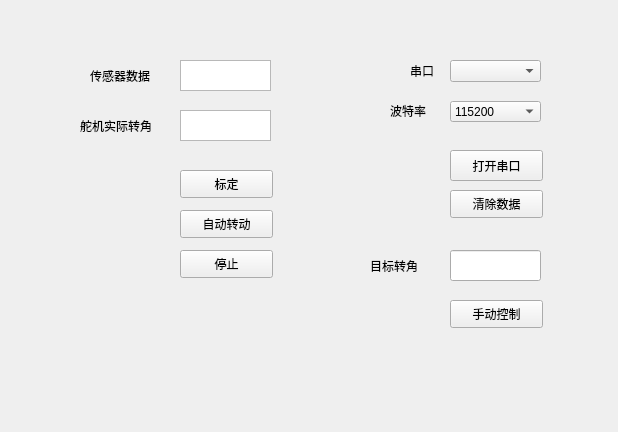
<?xml version="1.0" encoding="UTF-8"?>
<ui version="4.0">
 <class>Form</class>
 <widget class="QWidget" name="Form">
  <property name="geometry">
   <rect>
    <x>0</x>
    <y>0</y>
    <width>618</width>
    <height>432</height>
   </rect>
  </property>
  <property name="windowTitle">
   <string>舵机控制</string>
  </property>
  <property name="windowIcon">
   <iconset>
    <normaloff>hust.ico</normaloff>hust.ico</iconset>
  </property>
  <widget class="QPushButton" name="pushButton_2">
   <property name="geometry">
    <rect>
     <x>450</x>
     <y>300</y>
     <width>93</width>
     <height>28</height>
    </rect>
   </property>
   <property name="text">
    <string>手动控制</string>
   </property>
  </widget>
  <widget class="QLabel" name="label">
   <property name="geometry">
    <rect>
     <x>370</x>
     <y>250</y>
     <width>72</width>
     <height>31</height>
    </rect>
   </property>
   <property name="text">
    <string>目标转角</string>
   </property>
  </widget>
  <widget class="QLabel" name="label_2">
   <property name="geometry">
    <rect>
     <x>90</x>
     <y>60</y>
     <width>81</width>
     <height>31</height>
    </rect>
   </property>
   <property name="text">
    <string>传感器数据</string>
   </property>
  </widget>
  <widget class="QLineEdit" name="lineEdit">
   <property name="geometry">
    <rect>
     <x>450</x>
     <y>250</y>
     <width>91</width>
     <height>31</height>
    </rect>
   </property>
  </widget>
  <widget class="QComboBox" name="comboBox">
   <property name="geometry">
    <rect>
     <x>450</x>
     <y>60</y>
     <width>91</width>
     <height>22</height>
    </rect>
   </property>
  </widget>
  <widget class="QComboBox" name="comboBox_2">
   <property name="geometry">
    <rect>
     <x>450</x>
     <y>101</y>
     <width>91</width>
     <height>21</height>
    </rect>
   </property>
   <item>
    <property name="text">
     <string>115200</string>
    </property>
   </item>
   <item>
    <property name="text">
     <string>9600</string>
    </property>
   </item>
  </widget>
  <widget class="QPushButton" name="pushButton_3">
   <property name="geometry">
    <rect>
     <x>450</x>
     <y>150</y>
     <width>93</width>
     <height>31</height>
    </rect>
   </property>
   <property name="text">
    <string>打开串口</string>
   </property>
  </widget>
  <widget class="QTextBrowser" name="textBrowser">
   <property name="geometry">
    <rect>
     <x>180</x>
     <y>60</y>
     <width>91</width>
     <height>31</height>
    </rect>
   </property>
  </widget>
  <widget class="QLabel" name="label_3">
   <property name="geometry">
    <rect>
     <x>410</x>
     <y>60</y>
     <width>72</width>
     <height>21</height>
    </rect>
   </property>
   <property name="text">
    <string>串口</string>
   </property>
  </widget>
  <widget class="QLabel" name="label_4">
   <property name="geometry">
    <rect>
     <x>390</x>
     <y>100</y>
     <width>72</width>
     <height>21</height>
    </rect>
   </property>
   <property name="text">
    <string>波特率</string>
   </property>
  </widget>
  <widget class="QTextBrowser" name="textBrowser_2">
   <property name="geometry">
    <rect>
     <x>180</x>
     <y>110</y>
     <width>91</width>
     <height>31</height>
    </rect>
   </property>
  </widget>
  <widget class="QLabel" name="label_5">
   <property name="geometry">
    <rect>
     <x>80</x>
     <y>110</y>
     <width>91</width>
     <height>31</height>
    </rect>
   </property>
   <property name="text">
    <string>舵机实际转角</string>
   </property>
  </widget>
  <widget class="QPushButton" name="pushButton_4">
   <property name="geometry">
    <rect>
     <x>180</x>
     <y>170</y>
     <width>93</width>
     <height>28</height>
    </rect>
   </property>
   <property name="text">
    <string>标定</string>
   </property>
  </widget>
  <widget class="QPushButton" name="pushButton_5">
   <property name="geometry">
    <rect>
     <x>180</x>
     <y>210</y>
     <width>93</width>
     <height>28</height>
    </rect>
   </property>
   <property name="text">
    <string>自动转动</string>
   </property>
  </widget>
  <widget class="QPushButton" name="pushButton">
   <property name="geometry">
    <rect>
     <x>450</x>
     <y>190</y>
     <width>93</width>
     <height>28</height>
    </rect>
   </property>
   <property name="text">
    <string>清除数据</string>
   </property>
  </widget>
  <widget class="QPushButton" name="pushButton_6">
   <property name="geometry">
    <rect>
     <x>180</x>
     <y>250</y>
     <width>93</width>
     <height>28</height>
    </rect>
   </property>
   <property name="text">
    <string>停止</string>
   </property>
  </widget>
 </widget>
 <resources/>
 <connections/>
</ui>
